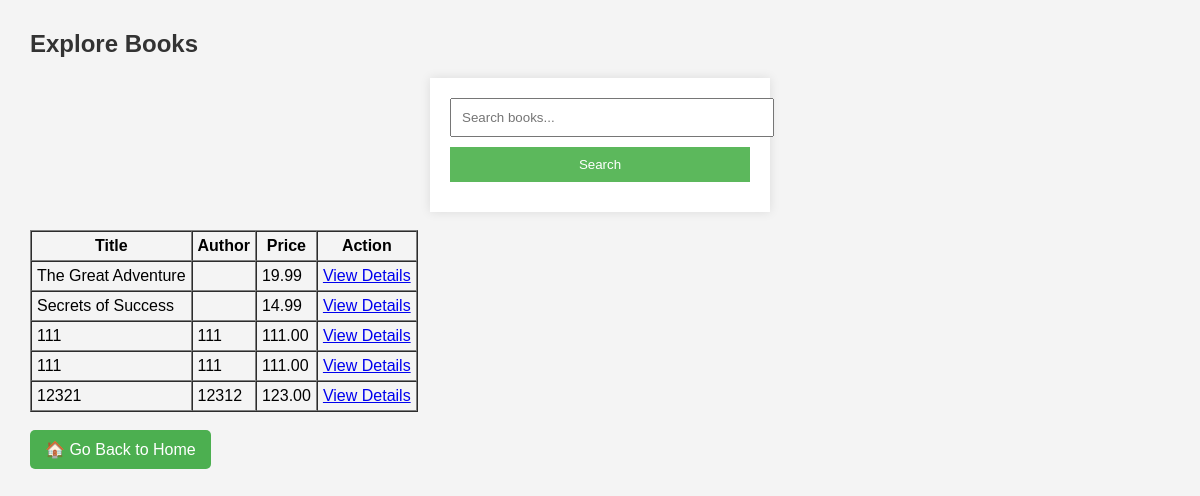
Screenshot of /customer/explore.php (signed in) with the database file from the repository.
### tables this page shows
CREATE TABLE `books` (
  `id` int(11) NOT NULL,
  `title` varchar(255) NOT NULL,
  `author` varchar(255) DEFAULT NULL,
  `description` text DEFAULT NULL,
  `price` decimal(10,2) NOT NULL,
  `category_id` int(11) DEFAULT NULL,
  `subcategory_id` int(11) DEFAULT NULL,
  `image` varchar(255) DEFAULT NULL
);

### customer/explore.php (the view, shortened to what this page needs)
<?php
include '../db.php';
$search = '';
if (isset($_GET['search'])) {
    $search = $_GET['search'];
    $query = "SELECT * FROM books WHERE title LIKE '%$search%' OR author LIKE '%$search%'";
} else {
    $query = "SELECT * FROM books";
}
$books = mysqli_query($conn, $query);
?>
<!DOCTYPE html>
<html>
<head>
    <link rel="stylesheet" href="assets/style.css">
</head>
<body>
    <h2>Explore Books</h2>
    <form method="get">
        <input type="text" name="search" placeholder="Search books..." value="<?php echo htmlspecialchars($search); ?>">
        <button type="submit">Search</button>
    </form>
    <br>
    <table border="1" cellpadding="5" cellspacing="0">
        <tr>
            <th>Title</th>
            <th>Author</th>
            <th>Price</th>
            <th>Action</th>
        </tr>
        <?php
        while ($row = mysqli_fetch_assoc($books)) {
            echo "<tr>";
            echo "<td>".htmlspecialchars($row['title'])."</td>";
            echo "<td>".htmlspecialchars($row['author'] ?? '')."</td>";
            echo "<td>".$row['price']."</td>";
            echo "<td><a href='book_detail.php?id=".$row['id']."'>View Details</a></td>";
            echo "</tr>";
        }
        ?>
    </table>
    <br>
    <a href="index.php" style="display: inline-block; padding: 10px 15px; background-color: #4CAF50; color: white; text-decoration: none; border-radius: 5px;">🏠 Go Back to Home</a>
</body>
</html>

### assets/style.css (style rules this page uses)
body { font-family: Arial, sans-serif; margin: 30px; background-color: #f4f4f4; }
h2 { color: #333; }
form { background: white; padding: 20px; width: 300px; margin: auto; box-shadow: 0 0 10px rgba(0,0,0,0.1); }
input[type="text"], input[type="password"], button { width: 100%; padding: 10px; margin-bottom: 10px; }
button { background: #5cb85c; color: white; border: none; }

### rows the page displays
books: title "The Great Adventure", price "19.99"
books: title "Secrets of Success", price "14.99"
books: title "111", author "111", price "111.00"
books: title "111", author "111", price "111.00"
books: title "12321", author "12312", price "123.00"
